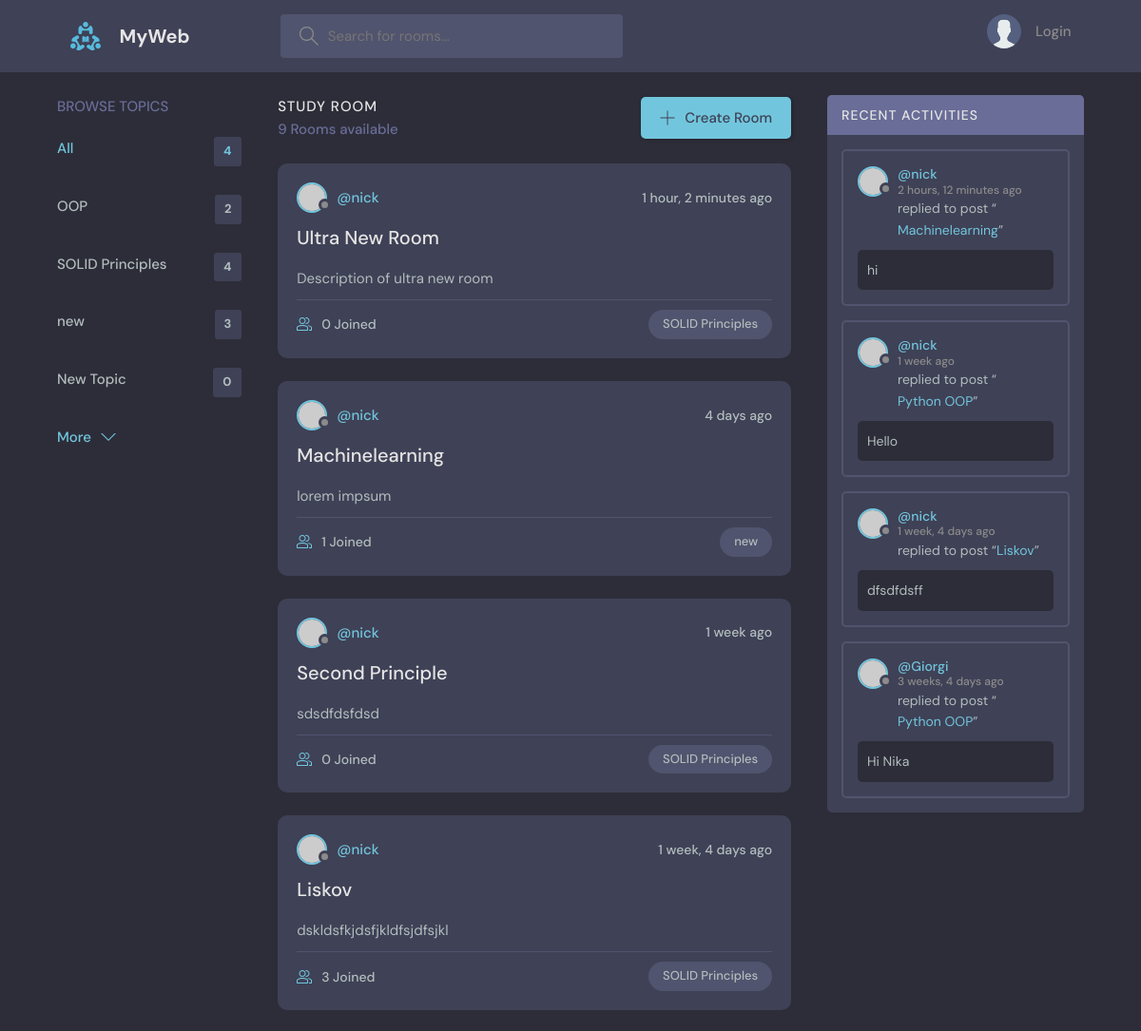
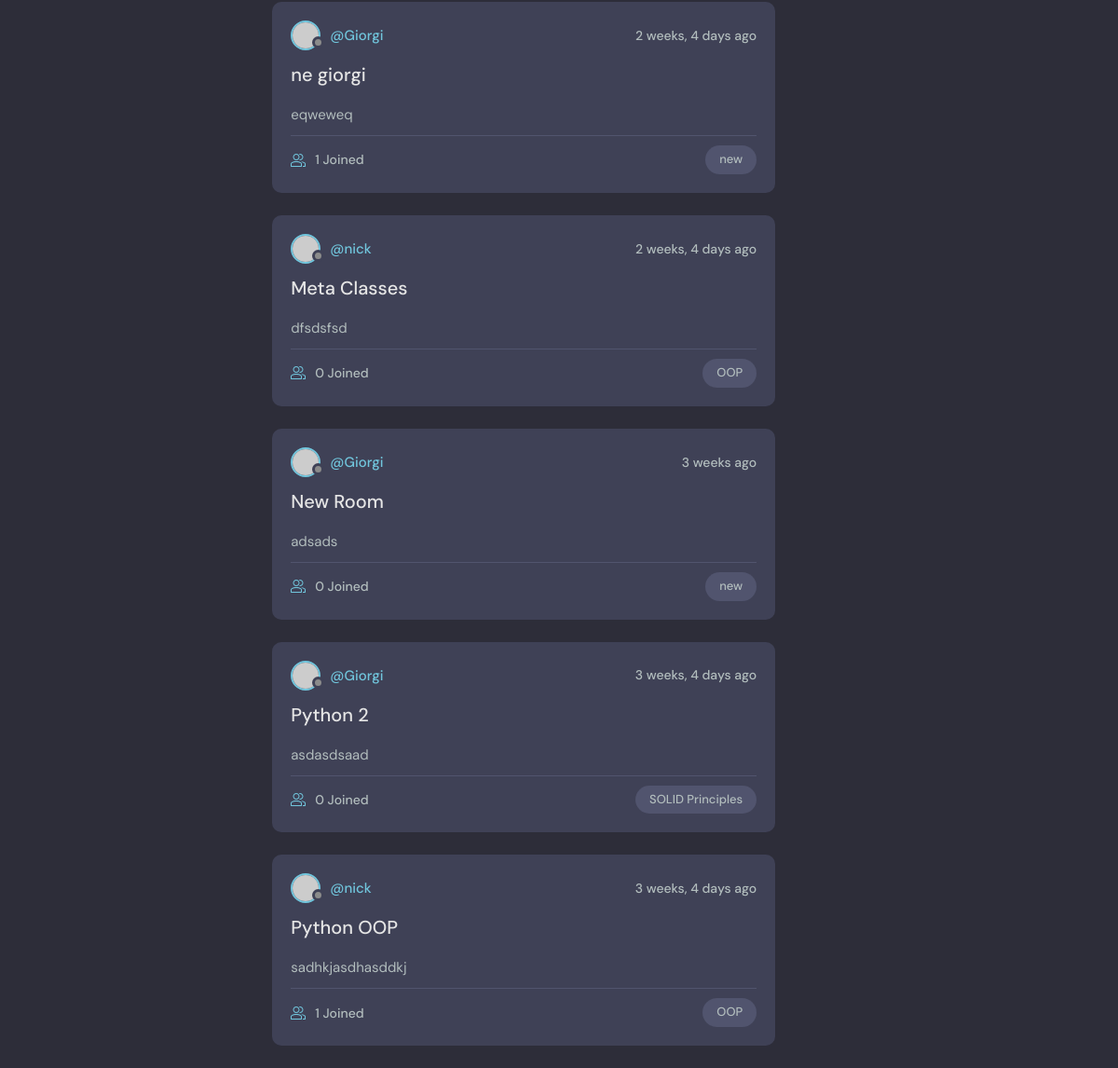
The page / on the database its author committed (2 pictures, top to bottom).
### base/models.py (models this page shows, shortened)
class Topic(models.Model):
    name = models.CharField(max_length=200)
    def __str__(self):
        return self.name

class Room(models.Model):
    host = models.ForeignKey(User, on_delete=models.SET_NULL, null=True)
    topic = models.ForeignKey(Topic, on_delete=models.SET_NULL, null=True)
    name = models.CharField(max_length=150)
    description = models.TextField(null=True, blank=True)
    participants = models.ManyToManyField(User, related_name="participants", blank=True)
    updated = models.DateTimeField(auto_now=True)
    created = models.DateTimeField(auto_now_add=True)
    class Meta:
        ordering = ['-updated', '-created']
    def __str__(self):
        return self.name

class Messages(models.Model):
    user = models.ForeignKey(User, on_delete=models.CASCADE)
    room = models.ForeignKey(Room, on_delete=models.CASCADE)
    body = models.TextField()
    updated = models.DateTimeField(auto_now=True)
    created = models.DateTimeField(auto_now_add=True)
    class Meta:
        ordering = ['-updated', '-created']

### base/views.py (the view)
# urls.py: path('', views.home, name='home'),
def home(request):
    q = request.GET.get('q') if request.GET.get('q') != None else ''
    rooms = Room.objects.filter(Q(topic__name__icontains=q) | Q(name__icontains=q) | Q(description__icontains=q))
    topics = Topic.objects.all()
    room_count = rooms.count()
    room_messages = Messages.objects.filter(Q(room__topic__name__icontains=q))
    context = {'rooms': rooms, "topics": topics, "room_count": room_count, "room_messages": room_messages}
    return render(request, 'base/home.html', context)

### base/templates/base/home.html (shortened to what this page needs)
{% extends 'main.html' %}
{% block content %}
    {% load static %}
    <main class="layout layout--3">
      <div class="container">
        {% include 'base/topics_component.html' %}
        <div class="roomList">
          <div class="roomList__header">
            <div>
              <h2>Study Room</h2>
              <p>{{room_count}} Rooms available</p>
            </div>
            <a class="btn btn--main" href="{% url 'create-room' %}">
              <svg version="1.1" xmlns="http://www.w3.org/2000/svg" width="32" height="32" viewBox="0 0 32 32">
                <title>add</title>
                <path
                  d="M16.943 0.943h-1.885v14.115h-14.115v1.885h14.115v14.115h1.885v-14.115h14.115v-1.885h-14.115v-14.115z"
                ></path>
              </svg>
              Create Room
            </a>
          </div>
          {% include 'base/feed_component.html' %}
        </div>
        {% include 'base/activity_component.html' %}
      </div>
    </main>
{% endblock %}

### base/templates/base/topics_component.html
<div class="topics">
          <div class="topics__header">
            <h2>Browse Topics</h2>
          </div>
          <ul class="topics__list">
            <li>
              <a href="{% url 'home' %}" class="active">All <span>{{topics.count}}</span></a>
            </li>
          {% for topic in topics %}
            <li>
              <a href="{% url 'home' %}?q={{ topic.name }}">{{ topic }} <span>{{topic.room_set.all.count}}</span></a>
            </li>
          {% endfor %}
          </ul>
          <a class="btn btn--link" href="topics.html">
            More
            <svg version="1.1" xmlns="http://www.w3.org/2000/svg" width="32" height="32" viewBox="0 0 32 32">
              <title>chevron-down</title>
              <path d="M16 21l-13-13h-3l16 16 16-16h-3l-13 13z"></path>
            </svg>
          </a>
        </div>

### base/templates/base/feed_component.html (shortened to what this page needs)
{% for room in rooms %}
  <div class="roomListRoom">
              <div class="roomListRoom__header">
                <a href="{% url 'user-profile' room.host.id %}" class="roomListRoom__author">
                  <div class="avatar avatar--small">
                    <img src="https://randomuser.me/api/portraits/women/11.jpg" />
                  </div>
                  <span>@{{room.host}}</span>
                </a>
                <div class="roomListRoom__actions">
                  <span>{{room.created|timesince}} ago</span>
                </div>
              </div>
              <div class="roomListRoom__content">
                <a href="{% url 'room' room.id %}">{{room}}</a>
                <p>
                  {{room.description}}
                </p>
              </div>
              <div class="roomListRoom__meta">
                <a href="{% url 'room' room.id %}" class="roomListRoom__joined">
                  {{room.participants.all.count}} Joined
                </a>
                <p class="roomListRoom__topic">{{room.topic.name}}</p>
              </div>
  </div>
{% endfor %}

### base/templates/base/activity_component.html (shortened to what this page needs)
<div class="activities">
          <div class="activities__header">
            <h2>Recent Activities</h2>
          </div>
          {% for message in room_messages %}
            <div class="activities__box">
            <div class="activities__boxHeader roomListRoom__header">
              <a href="{% url 'user-profile' message.user.id %}" class="roomListRoom__author">
                <div class="avatar avatar--small">
                  <img src="https://randomuser.me/api/portraits/women/11.jpg" />
                </div>
                <p>
                  @{{message.user.username}}
                  <span>{{message.created|timesince}} ago</span>
                </p>
              </a>
            </div>
            <div class="activities__boxContent">
              <p>replied to post “<a href="{% url 'room' message.room.id %}">{{message.room}}</a>”</p>
              <div class="activities__boxRoomContent">
                {{message.body}}
              </div>
            </div>
          </div>
          {% endfor %}
        </div>

### rows shown on the page
Topic: name "OOP", room_set.all.count "2"
Topic: name "SOLID Principles", room_set.all.count "4"
Topic: name "new", room_set.all.count "3"
Topic: name "New Topic", room_set.all.count "0"
Room: host "nick", created "1 hour, 2 minutes", name "Ultra New Room", description "Description of ultra new room", participants.all.count "0", topic.name "SOLID Principles"
Room: host "nick", created "4 days", name "Machinelearning", description "lorem impsum", participants.all.count "1", topic.name "new"
Room: host "nick", created "1 week", name "Second Principle", description "sdsdfdsfdsd", participants.all.count "0", topic.name "SOLID Principles"
Room: host "nick", created "1 week, 4 days", name "Liskov", description "dskldsfkjdsfjkldfsjdfsjkl", participants.all.count "3", topic.name "SOLID Principles"
Room: host "Giorgi", created "2 weeks, 4 days", name "ne giorgi", description "eqweweq", participants.all.count "1", topic.name "new"
Room: host "nick", created "2 weeks, 4 days", name "Meta Classes", description "dfsdsfsd", participants.all.count "0", topic.name "OOP"
Room: host "Giorgi", created "3 weeks", name "New Room", description "adsads", participants.all.count "0", topic.name "new"
Room: host "Giorgi", created "3 weeks, 4 days", name "Python 2", description "asdasdsaad", participants.all.count "0", topic.name "SOLID Principles"
Room: host "nick", created "3 weeks, 4 days", name "Python OOP", description "sadhkjasdhasddkj", participants.all.count "1", topic.name "OOP"
Messages: user.username "nick", created "2 hours, 12 minutes", room "Machinelearning", body "hi"
Messages: user.username "nick", created "1 week", room "Python OOP", body "Hello"
Messages: user.username "nick", created "1 week, 4 days", room "Liskov", body "dfsdfdsff"
Messages: user.username "Giorgi", created "3 weeks, 4 days", room "Python OOP", body "Hi Nika"

### other values the page prints
{{ topics.count }} "4"
{{ room_count }} "9"
